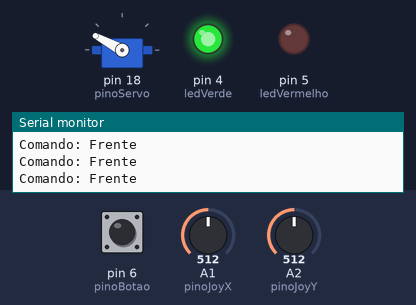
The sketch below on a simulated Arduino Uno, built with avr-gcc and run on an emulated ATmega328P. On the bench: servo, output pins drawn as LEDs (lit = HIGH), the last lines printed to the serial monitor. Wiring (inferred from the names in the program): servo: signal pin 18. The inputs (shaded band) are chosen by the test bench; at power-on: A2 (pinoJoyY) = 512, pin 6 (pinoBotao) HIGH, A1 (pinoJoyX) = 512. Servo pulses on a pin are drawn as a servo (544–2400 µs = 0–180°); pins used as bus, display or sensor lines are not drawn.

Above: at 1.2 s.
1.3 s: A2 (pinoJoyY) set to 988
2.8 s: A2 (pinoJoyY) set to 1009
At 3.3 s:
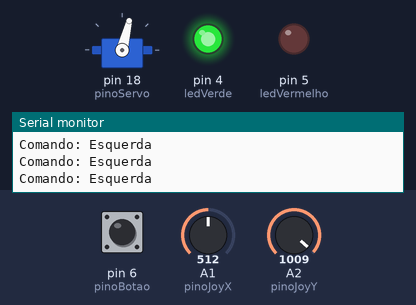
4.3 s: pin 6 (pinoBotao) pulled LOW for 0.15 s
At 5.7 s:
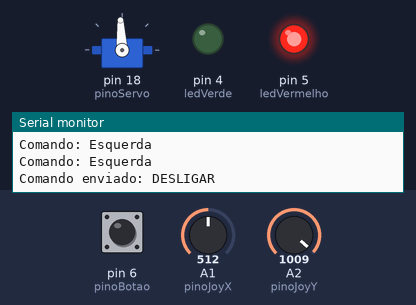
6.0 s: pin 6 (pinoBotao) pulled LOW for 1 s
At 7.3 s:
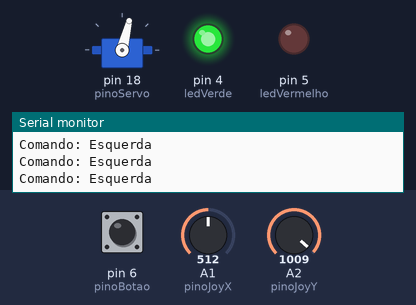
8.5 s: A1 (pinoJoyX) set to 992
10.0 s: A1 (pinoJoyX) set to 1016
At 10.7 s:
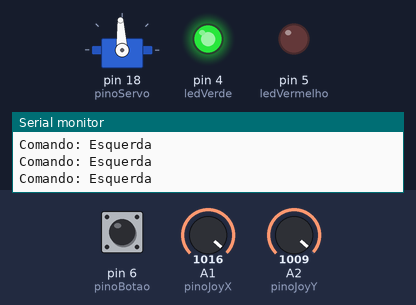
Timing chart, 0 to 12.5 s (numbered marks = the images above; inputs shaded):
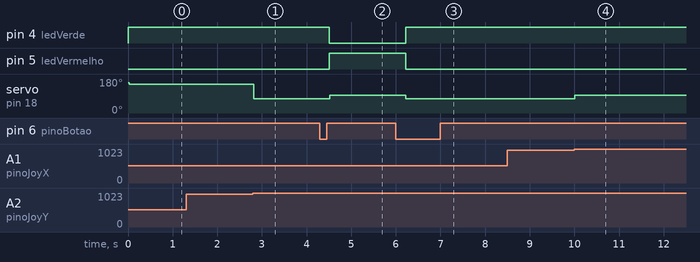

The sketch:

controle_remoto.ino
```cpp
// Definição dos Pinos
const int pinoJoyX = 1;
const int pinoJoyY = 2;
const int pinoBotao = 6;
const int ledVerde = 4;
const int ledVermelho = 5;
const int pinoServo = 18;

bool roboLigado = true;
bool ultimoEstadoBotao = HIGH;

void setup() {
  Serial.begin(115200);
  pinMode(pinoBotao, INPUT_PULLUP);
  pinMode(ledVerde, OUTPUT);
  pinMode(ledVermelho, OUTPUT);
  pinMode(pinoServo, OUTPUT);

  Serial.println("Controle Remoto Pronto!");
}

// Função para mover o motor sem travar o código (Pulsos manuais)
void moverMotor(int microssegundos) {
  digitalWrite(pinoServo, HIGH);
  delayMicroseconds(microssegundos);
  digitalWrite(pinoServo, LOW);
  // O delay de 20ms é o tempo de 'descanso' do servo
}

void loop() {
  // 1. Verificação do Botão (Liga/Desliga)
  bool estadoBotao = digitalRead(pinoBotao);
  if (estadoBotao == LOW && ultimoEstadoBotao == HIGH) {
    roboLigado = !roboLigado;
    if (!roboLigado) Serial.println("Comando enviado: DESLIGAR");
    else Serial.println("Comando enviado: LIGAR");
    delay(200); // Debounce
  }
  ultimoEstadoBotao = estadoBotao;

  // 2. Lógica de Controle
  if (roboLigado) {
    digitalWrite(ledVerde, HIGH);
    digitalWrite(ledVermelho, LOW);

    int x = analogRead(pinoJoyX);
    int y = analogRead(pinoJoyY);

    // Movimentação Baseada no Joystick
    if (y < 1000) {
      Serial.println("Comando: Frente");
      moverMotor(2000); // Pulso longo
    }
    else if (y > 3000) {
      Serial.println("Comando: Tras");
      moverMotor(1000); // Pulso curto
    }
    else if (x < 1000) {
      Serial.println("Comando: Esquerda");
      moverMotor(1200);
    }
    else if (x > 3000) {
      Serial.println("Comando: Direita");
      moverMotor(1800);
    }
    else {
      moverMotor(1500); // Centro/Parado
    }
  }
  else {
    // Sistema Desligado
    digitalWrite(ledVerde, LOW);
    digitalWrite(ledVermelho, HIGH);
    moverMotor(1500); // Mantém no centro
  }

  delay(20); // Mantém a frequência de 50Hz do servo
}
```

Measured:
- the behaviour switches between 999 and 1000 on A2 (pinoJoyY) (found by bisection; images 0 and 1)
- the behaviour switches between 999 and 1000 on A1 (pinoJoyX) (found by bisection; images 3 and 4)
- after the input at 2.8 s, servo on pin 18 (pinoServo): 152° → 76° at once
- after the input at 4.3 s, pin 4 (ledVerde): HIGH → LOW after 0.21 s; pin 5 (ledVermelho): LOW → HIGH after 0.21 s; servo on pin 18 (pinoServo): 76° → 93° after 0.21 s
- after the input at 6.0 s, pin 4 (ledVerde): LOW → HIGH after 0.22 s; pin 5 (ledVermelho): HIGH → LOW after 0.22 s; servo on pin 18 (pinoServo): 93° → 76° after 0.22 s
- after the input at 10.0 s, servo on pin 18 (pinoServo): 76° → 93° at once
